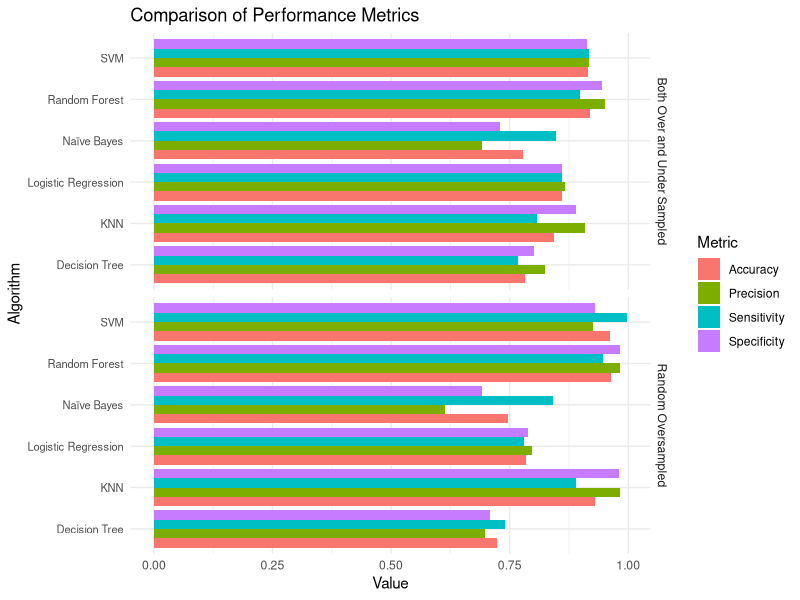

This figure's R source:
# Load necessary libraries
library(ggplot2)
library(tidyr)

# Random oversampled data
random_data <- data.frame(
  Algorithm = c("Decision Tree", "Random Forest", "KNN", "Logistic Regression", "Naïve Bayes", "SVM"),
  Accuracy = c(0.723893805, 0.962831858, 0.92920354, 0.784070796, 0.746902655, 0.961061947),
  Sensitivity = c(0.739776952, 0.945945946, 0.888888889, 0.780068729, 0.841346154, 0.996226415),
  Precision = c(0.698245614, 0.98245614, 0.98245614, 0.796491228, 0.614035088, 0.926315789),
  Specificity = c(0.709459459, 0.981412639, 0.98, 0.788321168, 0.691876751, 0.93)
)

# Both over and under sampled data
both_data <- data.frame(
  Algorithm = c("Decision Tree", "Random Forest", "KNN", "Logistic Regression", "Naïve Bayes", "SVM"),
  Accuracy = c(0.782978723, 0.919148936, 0.842553191, 0.859574468, 0.778723404, 0.914893617),
  Sensitivity = c(0.76744186, 0.897637795, 0.807407407, 0.859504132, 0.846938776, 0.916666667),
  Precision = c(0.825, 0.95, 0.908333333, 0.866666667, 0.691666667, 0.916666667),
  Specificity = c(0.801886792, 0.944444444, 0.89, 0.859649123, 0.729927007, 0.913043478)
)

# Reshape the data for plotting
random_data_long <- gather(random_data, key = "Metric", value = "Value", -Algorithm)
both_data_long <- gather(both_data, key = "Metric", value = "Value", -Algorithm)

# Add a column to identify the dataset
random_data_long$Dataset <- "Random Oversampled"
both_data_long$Dataset <- "Both Over and Under Sampled"

# Combine both datasets
combined_data <- rbind(random_data_long, both_data_long)

# Plot the two-sided bar plot
plot <- ggplot(combined_data, aes(x = Value, y = Algorithm, fill = Metric)) +
  geom_bar(stat = "identity", position = "dodge") +
  facet_grid(Dataset ~ ., scales = "free") +
  labs(title = "Comparison of Performance Metrics",
       x = "Value",
       y = "Algorithm",
       fill = "Metric") +
  theme_minimal() +
  theme(axis.text.y = element_text(size=8))

# Print the plot
print(plot)
